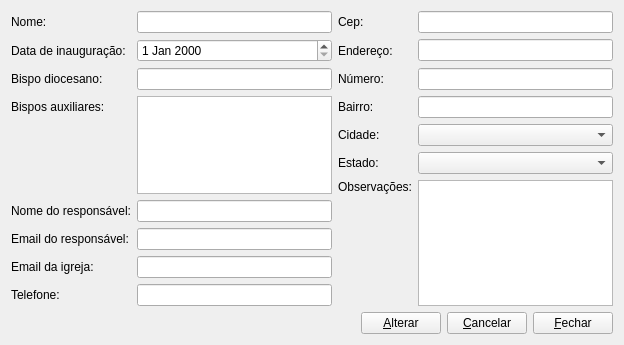
<?xml version="1.0" encoding="UTF-8"?>
<ui version="4.0">
 <class>Diocese</class>
 <widget class="QWidget" name="Diocese">
  <property name="geometry">
   <rect>
    <x>0</x>
    <y>0</y>
    <width>624</width>
    <height>322</height>
   </rect>
  </property>
  <property name="windowTitle">
   <string>Cadastro de Diocese</string>
  </property>
  <layout class="QGridLayout" name="gridLayout">
   <item row="0" column="0">
    <widget class="QLabel" name="labNome">
     <property name="text">
      <string>Nome:</string>
     </property>
    </widget>
   </item>
   <item row="0" column="1">
    <widget class="QLineEdit" name="edtNome"/>
   </item>
   <item row="0" column="2">
    <widget class="QLabel" name="labCep">
     <property name="text">
      <string>Cep:</string>
     </property>
    </widget>
   </item>
   <item row="0" column="3">
    <widget class="QLineEdit" name="edtCep"/>
   </item>
   <item row="1" column="0">
    <widget class="QLabel" name="labDataInaug">
     <property name="text">
      <string>Data de inauguração:</string>
     </property>
     <property name="scaledContents">
      <bool>false</bool>
     </property>
    </widget>
   </item>
   <item row="1" column="1">
    <widget class="QDateEdit" name="datDataInaug"/>
   </item>
   <item row="1" column="2">
    <widget class="QLabel" name="labEnd">
     <property name="text">
      <string>Endereço:</string>
     </property>
    </widget>
   </item>
   <item row="1" column="3">
    <widget class="QLineEdit" name="edtEnd"/>
   </item>
   <item row="2" column="0">
    <widget class="QLabel" name="labBispo">
     <property name="text">
      <string>Bispo diocesano:</string>
     </property>
    </widget>
   </item>
   <item row="2" column="1">
    <widget class="QLineEdit" name="edtBispo"/>
   </item>
   <item row="2" column="2">
    <widget class="QLabel" name="labNum">
     <property name="text">
      <string>Número:</string>
     </property>
    </widget>
   </item>
   <item row="2" column="3">
    <widget class="QLineEdit" name="edtNum"/>
   </item>
   <item row="3" column="0">
    <widget class="QLabel" name="labBisposAux">
     <property name="text">
      <string>Bispos auxiliares:</string>
     </property>
    </widget>
   </item>
   <item row="3" column="1" rowspan="4">
    <widget class="QTextEdit" name="txtBisposAux"/>
   </item>
   <item row="3" column="2">
    <widget class="QLabel" name="labBai">
     <property name="text">
      <string>Bairro:</string>
     </property>
    </widget>
   </item>
   <item row="3" column="3">
    <widget class="QLineEdit" name="edtBai"/>
   </item>
   <item row="4" column="2">
    <widget class="QLabel" name="labCid">
     <property name="text">
      <string>Cidade:</string>
     </property>
    </widget>
   </item>
   <item row="4" column="3">
    <widget class="QComboBox" name="cbbCid"/>
   </item>
   <item row="5" column="2">
    <widget class="QLabel" name="labEst">
     <property name="text">
      <string>Estado:</string>
     </property>
    </widget>
   </item>
   <item row="5" column="3">
    <widget class="QComboBox" name="cbbEst"/>
   </item>
   <item row="6" column="2">
    <widget class="QLabel" name="labObs">
     <property name="text">
      <string>Observações:</string>
     </property>
    </widget>
   </item>
   <item row="6" column="3" rowspan="5">
    <widget class="QTextEdit" name="txtObs"/>
   </item>
   <item row="7" column="0">
    <widget class="QLabel" name="labNomeResp">
     <property name="text">
      <string>Nome do responsável:</string>
     </property>
    </widget>
   </item>
   <item row="7" column="1">
    <widget class="QLineEdit" name="edtNomeResp"/>
   </item>
   <item row="8" column="0">
    <widget class="QLabel" name="labEmailResp">
     <property name="text">
      <string>Email do responsável:</string>
     </property>
    </widget>
   </item>
   <item row="8" column="1">
    <widget class="QLineEdit" name="edtEmailResp"/>
   </item>
   <item row="9" column="0">
    <widget class="QLabel" name="labEmailIgreja">
     <property name="text">
      <string>Email da igreja:</string>
     </property>
    </widget>
   </item>
   <item row="9" column="1">
    <widget class="QLineEdit" name="edtEmailIgreja"/>
   </item>
   <item row="10" column="0">
    <widget class="QLabel" name="labFone">
     <property name="text">
      <string>Telefone:</string>
     </property>
    </widget>
   </item>
   <item row="10" column="1">
    <widget class="QLineEdit" name="edtFone"/>
   </item>
   <item row="11" column="2" colspan="2">
    <layout class="QHBoxLayout" name="horizontalLayout">
     <item>
      <spacer name="horizontalSpacer">
       <property name="orientation">
        <enum>Qt::Horizontal</enum>
       </property>
       <property name="sizeHint" stdset="0">
        <size>
         <width>40</width>
         <height>20</height>
        </size>
       </property>
      </spacer>
     </item>
     <item>
      <widget class="QPushButton" name="btnAlterar">
       <property name="text">
        <string>&amp;Alterar</string>
       </property>
      </widget>
     </item>
     <item>
      <widget class="QPushButton" name="btnCancelar">
       <property name="text">
        <string>&amp;Cancelar</string>
       </property>
      </widget>
     </item>
     <item>
      <widget class="QPushButton" name="btnFechar">
       <property name="text">
        <string>&amp;Fechar</string>
       </property>
      </widget>
     </item>
    </layout>
   </item>
  </layout>
 </widget>
 <resources/>
 <connections/>
</ui>
